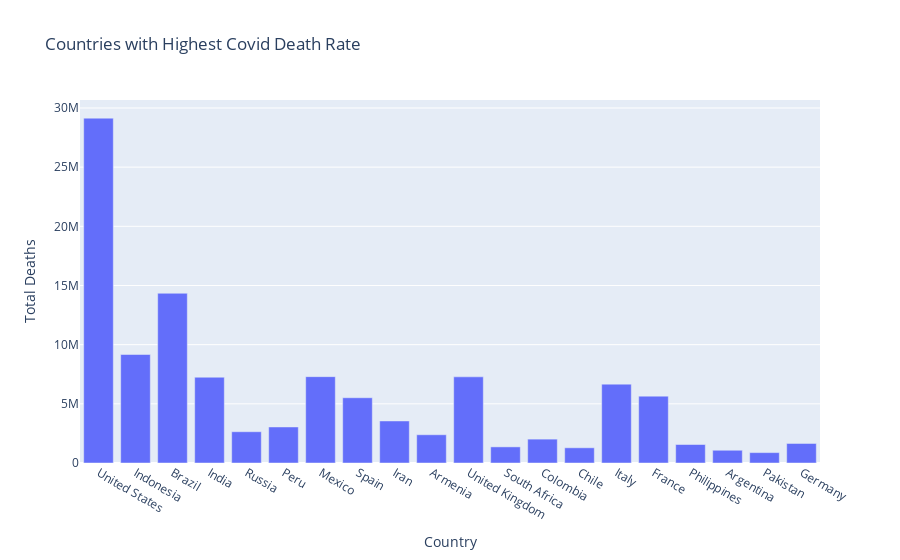

The notebook cell saved with this chart:
### Markdown cell above
It is evident that USA tops the chart with highest number of Covid-19 cases followed by Indonesia, Brazil and India.

Now let's have a look at the total number of deaths among the countries with the highest number of covid-19 cases.

### Code cell
figure = px.bar(info, x = 'Country', y = 'Total Deaths', title = 'Countries with Highest Covid Death Rate')
figure.show()

### Figure 1 — Plotly figure (JSON) as saved in the notebook; plotly's stock layout.template omitted (floating-point values rounded to 4 significant figures)
{"data": [{"alignmentgroup": "True", "hovertemplate": "Country=%{x}<br>Total Deaths=%{y}<extra></extra>", "legendgroup": "", "marker": {"color": "#636efa", "pattern": {"shape": ""}}, "name": "", "offsetgroup": "", "orientation": "v", "showlegend": false, "textposition": "auto", "type": "bar", "x": ["United States", "Indonesia", "Brazil", "India", "Russia", "Peru", "Mexico", "Spain", "Iran", "Armenia", "United Kingdom", "South Africa", "Colombia", "Chile", "Italy", "France", "Philippines", "Argentina", "Pakistan", "Germany"], "xaxis": "x", "y": [29139980, 9168032, 14342127, 7248130, 2642435, 3044986, 7296660, 5514199, 3552131, 2387268, 7280594, 1362533, 2016697, 1285554, 6664225, 5649590, 1562716, 1077506, 877637, 1650211], "yaxis": "y"}], "layout": {"barmode": "relative", "legend": {"tracegroupgap": 0}, "title": {"text": "Countries with Highest Covid Death Rate"}, "xaxis": {"anchor": "y", "domain": [0, 1], "title": {"text": "Country"}}, "yaxis": {"anchor": "x", "domain": [0, 1], "title": {"text": "Total Deaths"}}}}
